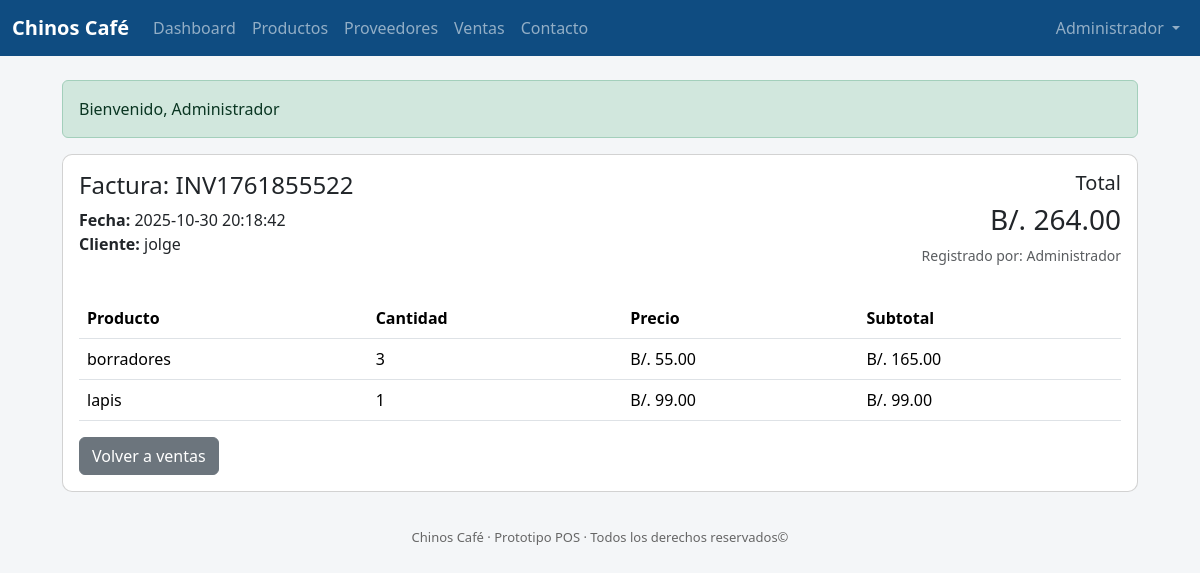
The page /chinoscafe/invoice.php?id=2 (signed in) on the database its author committed.
### tables this page shows
CREATE TABLE `users` (
  `id` int(11) NOT NULL,
  `username` varchar(100) NOT NULL,
  `password_hash` varchar(255) NOT NULL,
  `full_name` varchar(150) DEFAULT NULL,
  `created_at` timestamp NOT NULL DEFAULT current_timestamp()
);

CREATE TABLE `sales` (
  `id` int(11) NOT NULL,
  `invoice_number` varchar(50) DEFAULT NULL,
  `total` decimal(10,2) NOT NULL,
  `date` timestamp NOT NULL DEFAULT current_timestamp(),
  `user_id` int(11) DEFAULT NULL,
  `customer_name` varchar(200) DEFAULT NULL
);

CREATE TABLE `sale_items` (
  `id` int(11) NOT NULL,
  `sale_id` int(11) NOT NULL,
  `product_id` int(11) NOT NULL,
  `qty` int(11) NOT NULL,
  `price` decimal(10,2) NOT NULL,
  `subtotal` decimal(10,2) NOT NULL
);

CREATE TABLE `products` (
  `id` int(11) NOT NULL,
  `supplier_id` int(11) DEFAULT NULL,
  `code` varchar(50) DEFAULT NULL,
  `name` varchar(200) NOT NULL,
  `description` text DEFAULT NULL,
  `price` decimal(10,2) NOT NULL DEFAULT 0.00,
  `stock` int(11) NOT NULL DEFAULT 0,
  `created_at` timestamp NOT NULL DEFAULT current_timestamp()
);

### chinoscafe/auth.php (called while the page is built, shortened)
<?php
require_once 'db.php';
function flash_get() {
    if (!empty($_SESSION['flash'])) {
        $f = $_SESSION['flash'];
        return $f;
    }
    return null;
}
function current_user() {
    global $mysqli;
    $id = intval($_SESSION['user_id']);
    $res = $mysqli->query("SELECT id, username, full_name FROM users WHERE id = $id LIMIT 1");
    if ($res && $res->num_rows) {
        $cache = $res->fetch_assoc();
        return $cache;
    }
    return null;
}

### chinoscafe/invoice.php (the view, shortened to what this page needs)
<?php
require_once 'db.php';
require_once 'auth.php';
$id = intval($_GET['id'] ?? 0);
$saleRes = $mysqli->query("SELECT s.*, u.full_name as user_name FROM sales s LEFT JOIN users u ON s.user_id = u.id WHERE s.id = $id");
$sale = $saleRes->fetch_assoc();
$items = $mysqli->query("SELECT si.*, p.name FROM sale_items si JOIN products p ON p.id = si.product_id WHERE si.sale_id = $id");
include 'header.php';
?>
<div class="card">
  <div class="card-body">
    <div class="d-flex justify-content-between">
      <div>
        <h4>Factura: <?php echo htmlspecialchars($sale['invoice_number']); ?></h4>
        <p class="mb-0"><strong>Fecha:</strong> <?php echo $sale['date']; ?></p>
        <p><strong>Cliente:</strong> <?php echo htmlspecialchars($sale['customer_name']); ?></p>
      </div>
      <div class="text-end">
        <h5>Total</h5>
        <h3>B/. <?php echo number_format($sale['total'],2); ?></h3>
        <p class="small text-muted">Registrado por: <?php echo htmlspecialchars($sale['user_name'] ?: 'N/A'); ?></p>
      </div>
    </div>
    <table class="table mt-3">
      <thead><tr><th>Producto</th><th>Cantidad</th><th>Precio</th><th>Subtotal</th></tr></thead>
      <tbody>
      <?php while($it = $items->fetch_assoc()): ?>
        <tr>
          <td><?php echo htmlspecialchars($it['name']); ?></td>
          <td><?php echo intval($it['qty']); ?></td>
          <td>B/. <?php echo number_format($it['price'],2); ?></td>
          <td>B/. <?php echo number_format($it['subtotal'],2); ?></td>
        </tr>
      <?php endwhile; ?>
      </tbody>
    </table>
    <a class="btn btn-secondary" href="sales.php">Volver a ventas</a>
  </div>
</div>
<?php include 'footer.php'; ?>

### chinoscafe/header.php (shortened to what this page needs)
<?php
require_once 'db.php';
require_once 'auth.php';
$flash = flash_get();
$user = current_user();
?>
<!doctype html>
<html>
<head>
  <link href="https://cdn.jsdelivr.net/npm/bootstrap@5.3.2/dist/css/bootstrap.min.css" rel="stylesheet">
  <link rel="stylesheet" href="assets/css/style.css">
</head>
<body>
<nav class="navbar navbar-expand-lg navbar-dark" style="background:#0f4c81;">
  <div class="container-fluid">
    <a class="navbar-brand" href="index.php">Chinos Café</a>
    <div class="collapse navbar-collapse" id="navMenu">
      <ul class="navbar-nav me-auto mb-2 mb-lg-0">
        <li class="nav-item"><a class="nav-link" href="index.php">Dashboard</a></li>
        <li class="nav-item"><a class="nav-link" href="products.php">Productos</a></li>
        <li class="nav-item"><a class="nav-link" href="suppliers.php">Proveedores</a></li>
        <li class="nav-item"><a class="nav-link" href="sales.php">Ventas</a></li>
        <li class="nav-item"><a class="nav-link" href="contact.php">Contacto</a></li>
      </ul>
      <ul class="navbar-nav ms-auto">
        <?php if ($user): ?>
          <li class="nav-item dropdown">
            <a class="nav-link dropdown-toggle" href="#" id="userMenu" role="button" data-bs-toggle="dropdown" aria-expanded="false">
              <?php echo htmlspecialchars($user['full_name'] ?: $user['username']); ?>
            </a>
          </li>
        <?php else: ?>
          <li class="nav-item"><a class="nav-link" href="login.php">Ingresar</a></li>
        <?php endif; ?>
      </ul>
    </div>
  </div>
</nav>
<div class="container my-4">
  <?php if ($flash): ?>
    <div class="alert alert-<?php echo ($flash['type']==='error' ? 'danger' : ($flash['type']==='warning'?'warning':'success')); ?>">
      <?php echo htmlspecialchars($flash['msg']); ?>
    </div>
  <?php endif; ?>

### chinoscafe/assets/css/style.css (style rules this page uses)
body { background:#f4f6f8; color:#222; }
.card { border-radius:10px; }
.navbar-brand { font-weight:700; }
.container { max-width:1100px; }
.table td, .table th { vertical-align: middle; }

### rows shown on the page
users: full_name "Administrador"
sales: invoice_number "INV1761855522", date "2025-10-30 20:18:42", customer_name "jolge", total "264.00", user.full_name "Administrador"
sale_items: product.name "borradores", qty "3", price "55.00", subtotal "165.00"
sale_items: product.name "lapis", qty "1", price "99.00", subtotal "99.00"

### other values the page prints
$flash['msg'] "Bienvenido, Administrador"
